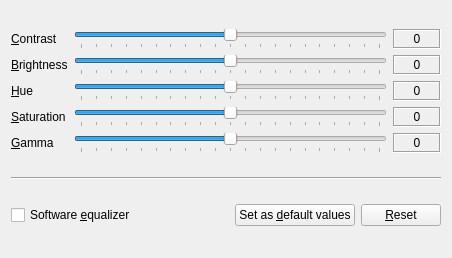
<?xml version="1.0" encoding="UTF-8"?>
<ui version="4.0">
 <class>Gui::TVideoEqualizer</class>
 <widget class="QWidget" name="Gui::TVideoEqualizer">
  <property name="geometry">
   <rect>
    <x>0</x>
    <y>0</y>
    <width>452</width>
    <height>258</height>
   </rect>
  </property>
  <property name="windowTitle">
   <string>Video Equalizer</string>
  </property>
  <layout class="QVBoxLayout" name="verticalLayout">
   <item>
    <layout class="QGridLayout" name="gridLayout">
     <item row="0" column="0">
      <widget class="QLabel" name="contrast_label">
       <property name="text">
        <string>&amp;Contrast</string>
       </property>
       <property name="buddy">
        <cstring>contrast_slider</cstring>
       </property>
      </widget>
     </item>
     <item row="0" column="1">
      <widget class="QSlider" name="contrast_slider">
       <property name="minimumSize">
        <size>
         <width>300</width>
         <height>0</height>
        </size>
       </property>
       <property name="minimum">
        <number>-100</number>
       </property>
       <property name="maximum">
        <number>100</number>
       </property>
       <property name="orientation">
        <enum>Qt::Horizontal</enum>
       </property>
       <property name="tickPosition">
        <enum>QSlider::TicksBelow</enum>
       </property>
      </widget>
     </item>
     <item row="0" column="2">
      <widget class="QLabel" name="contrast_indicator">
       <property name="minimumSize">
        <size>
         <width>48</width>
         <height>0</height>
        </size>
       </property>
       <property name="frameShape">
        <enum>QFrame::Box</enum>
       </property>
       <property name="frameShadow">
        <enum>QFrame::Sunken</enum>
       </property>
       <property name="text">
        <string notr="true">0</string>
       </property>
       <property name="alignment">
        <set>Qt::AlignCenter</set>
       </property>
      </widget>
     </item>
     <item row="1" column="0">
      <widget class="QLabel" name="brightness_label">
       <property name="text">
        <string>&amp;Brightness</string>
       </property>
       <property name="buddy">
        <cstring>brightness_slider</cstring>
       </property>
      </widget>
     </item>
     <item row="1" column="1">
      <widget class="QSlider" name="brightness_slider">
       <property name="minimumSize">
        <size>
         <width>300</width>
         <height>0</height>
        </size>
       </property>
       <property name="minimum">
        <number>-100</number>
       </property>
       <property name="maximum">
        <number>100</number>
       </property>
       <property name="orientation">
        <enum>Qt::Horizontal</enum>
       </property>
       <property name="tickPosition">
        <enum>QSlider::TicksBelow</enum>
       </property>
      </widget>
     </item>
     <item row="1" column="2">
      <widget class="QLabel" name="brightness_indicator">
       <property name="minimumSize">
        <size>
         <width>48</width>
         <height>0</height>
        </size>
       </property>
       <property name="frameShape">
        <enum>QFrame::Box</enum>
       </property>
       <property name="frameShadow">
        <enum>QFrame::Sunken</enum>
       </property>
       <property name="text">
        <string notr="true">0</string>
       </property>
       <property name="alignment">
        <set>Qt::AlignCenter</set>
       </property>
      </widget>
     </item>
     <item row="2" column="0">
      <widget class="QLabel" name="hue_label">
       <property name="text">
        <string>&amp;Hue</string>
       </property>
       <property name="buddy">
        <cstring>hue_slider</cstring>
       </property>
      </widget>
     </item>
     <item row="2" column="1">
      <widget class="QSlider" name="hue_slider">
       <property name="minimumSize">
        <size>
         <width>300</width>
         <height>0</height>
        </size>
       </property>
       <property name="minimum">
        <number>-100</number>
       </property>
       <property name="maximum">
        <number>100</number>
       </property>
       <property name="orientation">
        <enum>Qt::Horizontal</enum>
       </property>
       <property name="tickPosition">
        <enum>QSlider::TicksBelow</enum>
       </property>
      </widget>
     </item>
     <item row="2" column="2">
      <widget class="QLabel" name="hue_indicator">
       <property name="minimumSize">
        <size>
         <width>48</width>
         <height>0</height>
        </size>
       </property>
       <property name="frameShape">
        <enum>QFrame::Box</enum>
       </property>
       <property name="frameShadow">
        <enum>QFrame::Sunken</enum>
       </property>
       <property name="text">
        <string notr="true">0</string>
       </property>
       <property name="alignment">
        <set>Qt::AlignCenter</set>
       </property>
      </widget>
     </item>
     <item row="3" column="0">
      <widget class="QLabel" name="saturation_label">
       <property name="text">
        <string>&amp;Saturation</string>
       </property>
       <property name="buddy">
        <cstring>saturation_slider</cstring>
       </property>
      </widget>
     </item>
     <item row="3" column="1">
      <widget class="QSlider" name="saturation_slider">
       <property name="minimumSize">
        <size>
         <width>300</width>
         <height>0</height>
        </size>
       </property>
       <property name="minimum">
        <number>-100</number>
       </property>
       <property name="maximum">
        <number>100</number>
       </property>
       <property name="orientation">
        <enum>Qt::Horizontal</enum>
       </property>
       <property name="tickPosition">
        <enum>QSlider::TicksBelow</enum>
       </property>
      </widget>
     </item>
     <item row="3" column="2">
      <widget class="QLabel" name="saturation_indicator">
       <property name="minimumSize">
        <size>
         <width>48</width>
         <height>0</height>
        </size>
       </property>
       <property name="frameShape">
        <enum>QFrame::Box</enum>
       </property>
       <property name="frameShadow">
        <enum>QFrame::Sunken</enum>
       </property>
       <property name="text">
        <string notr="true">0</string>
       </property>
       <property name="alignment">
        <set>Qt::AlignCenter</set>
       </property>
      </widget>
     </item>
     <item row="4" column="0">
      <widget class="QLabel" name="gamma_label">
       <property name="text">
        <string>&amp;Gamma</string>
       </property>
       <property name="buddy">
        <cstring>gamma_slider</cstring>
       </property>
      </widget>
     </item>
     <item row="4" column="1">
      <widget class="QSlider" name="gamma_slider">
       <property name="minimumSize">
        <size>
         <width>300</width>
         <height>0</height>
        </size>
       </property>
       <property name="minimum">
        <number>-100</number>
       </property>
       <property name="maximum">
        <number>100</number>
       </property>
       <property name="orientation">
        <enum>Qt::Horizontal</enum>
       </property>
       <property name="tickPosition">
        <enum>QSlider::TicksBelow</enum>
       </property>
      </widget>
     </item>
     <item row="4" column="2">
      <widget class="QLabel" name="gamma_indicator">
       <property name="minimumSize">
        <size>
         <width>48</width>
         <height>0</height>
        </size>
       </property>
       <property name="frameShape">
        <enum>QFrame::Box</enum>
       </property>
       <property name="frameShadow">
        <enum>QFrame::Sunken</enum>
       </property>
       <property name="text">
        <string notr="true">0</string>
       </property>
       <property name="alignment">
        <set>Qt::AlignCenter</set>
       </property>
      </widget>
     </item>
    </layout>
   </item>
   <item>
    <widget class="Line" name="line">
     <property name="orientation">
      <enum>Qt::Horizontal</enum>
     </property>
    </widget>
   </item>
   <item>
    <layout class="QHBoxLayout" name="horizontalLayout">
     <item>
      <widget class="QCheckBox" name="bysoftware_check">
       <property name="sizePolicy">
        <sizepolicy hsizetype="MinimumExpanding" vsizetype="Fixed">
         <horstretch>0</horstretch>
         <verstretch>0</verstretch>
        </sizepolicy>
       </property>
       <property name="text">
        <string>Software &amp;equalizer</string>
       </property>
      </widget>
     </item>
     <item>
      <widget class="QPushButton" name="makedefault_button">
       <property name="text">
        <string>Set as &amp;default values</string>
       </property>
      </widget>
     </item>
     <item>
      <widget class="QPushButton" name="reset_button">
       <property name="text">
        <string>&amp;Reset</string>
       </property>
      </widget>
     </item>
    </layout>
   </item>
  </layout>
 </widget>
 <tabstops>
  <tabstop>contrast_slider</tabstop>
  <tabstop>brightness_slider</tabstop>
  <tabstop>hue_slider</tabstop>
  <tabstop>saturation_slider</tabstop>
  <tabstop>gamma_slider</tabstop>
  <tabstop>bysoftware_check</tabstop>
  <tabstop>makedefault_button</tabstop>
  <tabstop>reset_button</tabstop>
 </tabstops>
 <resources/>
 <connections/>
</ui>
